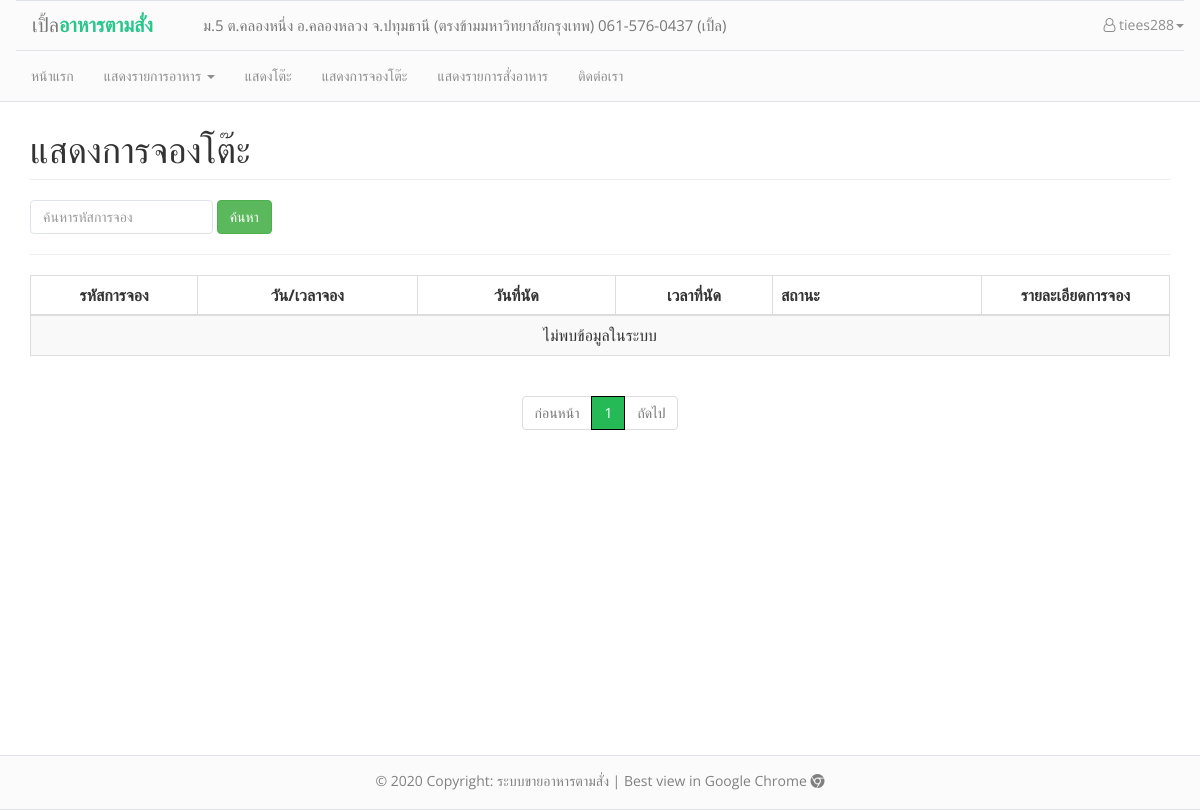
The page /reserve_history.php (signed in) on the database as committed earlier.
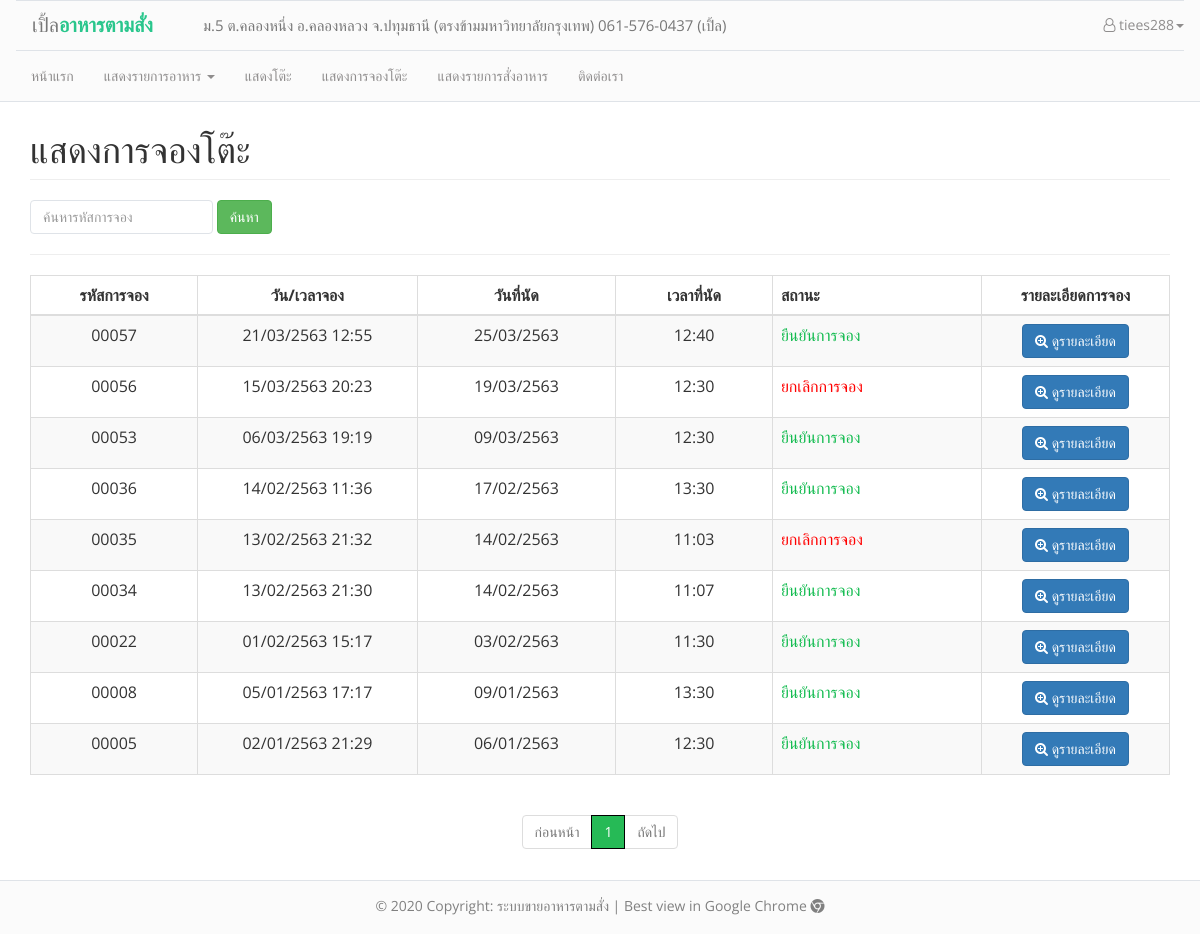
The same page on the database as committed later.
### tables this page shows
CREATE TABLE `reservations` (
  `reserv_id` int(5) unsigned zerofill NOT NULL AUTO_INCREMENT COMMENT 'รหัสการจอง',
  `reserv_date_appointment` date NOT NULL COMMENT 'วันที่นัด',
  `reserv_time_appointment` time NOT NULL COMMENT 'เวลานัด',
  `reserv_date_reservation` datetime NOT NULL,
  `reserv_status` int(1) NOT NULL,
  `reserv_note` varchar(100) NOT NULL,
  `cusid` int(5) NOT NULL,
  PRIMARY KEY (`reserv_id`),
  KEY `cusid` (`cusid`),
  CONSTRAINT `reservations_ibfk_1` FOREIGN KEY (`cusid`) REFERENCES `customers` (`cusid`)
);

### conf/function.php (called while the page is built, shortened)
<?php
function tothaiyear($dates)
{
    $date = date("d-m-Y", strtotime($dates));
    $d1 = substr($date, 0, 2);
    $m1 = substr($date, 3, 2);
    $y = substr($date, 6, 4);
    $y1 = $y + 543;
    if ($date == "") {
        return "";
    } else {
        return $d1 . "/" . $m1 . "/" . $y1;
    }
}
function dt_tothaiyear($dates)
{
    $date = date("d-m-Y H:i", strtotime($dates));
    $d1 = substr($date, 0, 2);
    $m1 = substr($date, 3, 2);
    $y = substr($date, 6, 4);
    $y1 = $y + 543;
    $time = substr($date, 11, 6);
    if ($date == "") {
        return "";
    } else {
        return $d1 . "/" . $m1 . "/" . $y1 . " " . $time;
    }
}

### reserve_history.php (the view, shortened to what this page needs)
<head>
</head>
<body>
    <?php
    include("conf/header.php");
    include("conf/function.php");
    $strKeyword = null;
    ?>
    <div class="container" style="padding-top: 90px;">
        <h1 class="page-header text-left">แสดงการจองโต๊ะ</h1>
        <div class="row">
            <form class="form-inline">
                <div class="col-xs-6">
                    <div class="form-group">
                        <input class="form-control" type="text" name="search_reserve" placeholder="ค้นหารหัสการจอง" aria-label="Search">
                        <button type="submit" class="btn btn-success">ค้นหา</button>
                    </div>
                </div>
            </form>
        </div>
        <hr>
        <div class="table-responsive">
            <table class="table table-striped table-bordered" align="center">
                <thead>
                    <th style="text-align:center; width:160px;">รหัสการจอง</th>
                    <th style="text-align: center; width:210px;">วัน/เวลาจอง</th>
                    <th style="text-align: center; width:190px;">วันที่นัด</th>
                    <th style="text-align: center; width:150px;">เวลาที่นัด</th>
                    <th style="text-align:left; width: 200px;">สถานะ</th>
                    <th style=" text-align:center; width:180px;">รายละเอียดการจอง</th>
                </thead>
                <?php
                include('conf/connection.php');
                $sql = "SELECT * FROM reservations WHERE cusid = '" . $_SESSION['user_id'] . "' AND reserv_id LIKE '%" . $strKeyword . "%'";
                $query = mysqli_query($link, $sql);
                $num_rows = mysqli_num_rows($query);
                $per_page = 10;
                $page  = 1;
                $prev_page = $page - 1;
                $next_page = $page + 1;
                $row_start = ($page - 1) * $per_page;
                if ($num_rows <= $per_page) {
                    $num_pages = 1;
                } else if (($num_rows % $per_page) == 0) {
                    $num_pages = ($num_rows / $per_page);
                } else {
                    $num_pages = ($num_rows / $per_page) + 1;
                    $num_pages = (int) $num_pages;
                }
                $row_end = $per_page;
                if ($row_end > $num_rows) {
                    $row_end = $num_rows;
                }
                $sql .= " ORDER BY reserv_id DESC LIMIT $row_start ,$row_end ";
                $query = mysqli_query($link, $sql);
                if ($num_rows > 0) {
                    while ($result = mysqli_fetch_array($query, MYSQLI_ASSOC)) {
                        switch ($result['reserv_status']) {
                            case 1:
                                $reserv_status = "<span style='color:#12BB4F';>ยืนยันการจอง</span>";
                                break;
                            case 2:
                                $reserv_status = "<span style='color:red;'>ยกเลิกการจอง</span>";
                                break;
                        } ?>
                            <tr>
                                <td align="center"><?= $result["reserv_id"]; ?></td>
                                <td align="center"> <?= dt_tothaiyear($result['reserv_date_reservation']) ?></td>
                                <td align="center"> <?= tothaiyear($result["reserv_date_appointment"]); ?></td>
                                <td align="center"> <?= substr($result["reserv_time_appointment"], 0, 5) ?></td>
                                <td><?= $reserv_status ?></td>
                                <td align="center"><a href="reserve_detailed.php?rid=<?= $result['reserv_id'] ?>" class="btn btn-primary"><i class="fa fa-search-plus"></i> ดูรายละเอียด</a></td>
                            </tr>
                    <?php }
                    } else {
                        echo '
            <tr>
                <td colspan="6" align="center">ไม่พบข้อมูลในระบบ</td>
            </tr>
        ';
                    }
                    ?>
            </table>
        </div>
        <nav aria-label="Page navigation example" class="navbar-center">
            <div class="text-center">
                <ul class="pagination">
                    <?php
                    if ($prev_page) {
                        echo '<li class="page-item n">' . " <a href='$_SERVER[SCRIPT_NAME]?Page=$prev_page&search_food=$strKeyword'>ก่อนหน้า</a></li>";
                    } else {
                        echo '<li class="page-item disabled"><a href="#" >ก่อนหน้า</a></li>';
                    }
                    for ($i = 1; $i <= $num_pages; $i++) {
                        if ($i != $page) {
                            echo "<li class='page-item n'><a href='$_SERVER[SCRIPT_NAME]?Page=$i&search_food=$strKeyword'>$i</a>" . '</li>';
                        } else {
                            echo '<li class="page-item active"><a href="#">' . $i . '</a></li>';
                        }
                    }
                    if ($page != $num_pages) {
                        echo '<li class="page-item n">' . " <a href='$_SERVER[SCRIPT_NAME]?Page=$next_page&search_food=$strKeyword'>ถัดไป</a></li>";
                    } else {
                        echo '<li class="page-item disabled">' . "<a href ='#'>ถัดไป</a></li> ";
                    }
                    ?>
            </div>
        </nav>
    </div>
</body>
<?php
include("conf/footer.php");
?>

### conf/header.php (shortened to what this page needs)
<!DOCTYPE html>
<html lang="en">
<head>
	<?php
	require_once("lib.php");
	?>
</head>
<body>
	<nav class="navbar navbar-default navbar-expand-lg navbar-light navbar-fixed-top">
		<div class="navbar-header d-flex col">
			<a class="navbar-brand" style="padding-left:16px" href="index.php">เปิ้ล<b>อาหารตามสั่ง</b></a>
			<a class="navbar-brand col-md-8" id="brand_details" style="font-size:15px; position:fixed;">
				ม.5 ต.คลองหนึ่ง อ.คลองหลวง จ.ปทุมธานี (ตรงข้ามมหาวิทยาลัยกรุงเทพ) 061-576-0437 (เปิ้ล)
			</a>
		</div>
		<div id="navbarCollapse" class="collapse navbar-collapse justify-content-start">
			<?php
			if (!isset($_SESSION["user"])) {
				echo '<ul class="nav navbar-nav navbar-right ml-auto">
				<li class="nav-item"><a href="login.php" class="nav-link"><i class="fa fa-user-o"></i> เข้าสู่ระบบ</a></li>
				<li class="nav-item"><a href="register.php" class="nav-link"><i class="fa fa-key"></i> สมัครสมาชิก</a></li>';
			} else {
				if (isset($_SESSION['food']['list']['foodid'])) {
					$count_order = count($_SESSION['food']['list']['foodid']);
					for ($i = 0; $i <= $count_order; $i++) {
						$sum_qty = array_sum($_SESSION['food']['list']['amount']);
					}
				} else {
					$sum_qty = 0;
				}
				if (isset($_SESSION['food']['reserve']['tables_no'])) {
					$count_reserve = count($_SESSION['food']['reserve']['tables_no']);
				} else {
					$count_reserve = 0;
				}
				echo '
				<ul class="nav navbar-nav navbar-right ml-auto">
				<li class="nav-item dropdown">
							<li class="nav-item dropdown">
					<a href="#" data-toggle="dropdown" class="nav-link dropdown-toggle user-action"><i class="fa fa-user-o"></i> ' . $_SESSION['user'] . '<b class="caret"></b></a>
					<ul class="dropdown-menu">
						<li><a href="profile.php" class="dropdown-item"><i class="fa fa-user-o"></i> แก้ไขข้อมูลผู้ใช้</a></li>
						<li class="divider dropdown-divider"></li>
						<li><a href="cart_reserve.php" class="dropdown-item"><i class="fa fa-shopping-basket"></i> ตะกร้าจอง <b><span class="badge-foodcart">(' . $count_reserve . ')</span></b></a></li>
						<li><a href="cart_order.php" class="dropdown-item"><i class="fa fa-shopping-basket"></i> ตะกร้าสั่งอาหาร <b><span class="badge-foodcart">(' . $sum_qty . ')</span></b></a></li>
						<li class="divider dropdown-divider"></li>
						<li><a href="UserManualCustomers.pdf" target="_blank" class="dropdown-item"><i class="fa fa-book"></i> คู่มือการใช้งาน</a></li>
						<li class="divider dropdown-divider"></li>
						<li><a href="logout.php" class="dropdown-item"><i class="fa fa-power-off"></i> ออกจากระบบ</a></li>
					</ul>
				</li>';
			}
			?>
			</ul>
			<div style="border-top:1px solid #dfe3e8;">
				<ul class="nav navbar-nav ml-auto col-md-12" style="border-top:1px solid #dfe3e8;">
					<li class="nav-item"><a href="index.php" class="nav-link">หน้าแรก</a></li>
					<li class="nav-item dropdown">
						<a class="nav-item" href="show_food_typeall.php">แสดงรายการอาหาร <b class="caret"></b></a>
					</li>
					<?php
					if (isset($_SESSION['user'])) {
						echo '<li class="nav-item"><a href="show_tables.php" class="nav-link">แสดงโต๊ะ</a></li>
							<li class="nav-item"><a href="reserve_history.php" class="nav-link">แสดงการจองโต๊ะ</a></li>
							<li class="nav-item"><a href="order_history.php" class="nav-link">แสดงรายการสั่งอาหาร</a></li>
					';
					}
					?>
					<li class="nav-item"><a href="contact.php" class="nav-link">ติดต่อเรา</a></li>
				</ul>
			</div>
	</nav>
</body>
</html>

### conf/lib.php (shortened to what this page needs)
<link rel="stylesheet" href="https://stackpath.bootstrapcdn.com/font-awesome/4.7.0/css/font-awesome.min.css">
<link rel="stylesheet" href="lib/css/bootstrap.min.css">
<link href="lib/date/css/datepicker.css" rel="stylesheet" />

### conf/footer.php (shortened to what this page needs)
<footer class="footer" style="position: relative; border-top:1px solid #dfe3e8; border-bottom:1px solid #dfe3e8; height:55px; padding: 0.5rem; width: 100%; bottom: 0; background: #FBFBFB">
  <div class="text-center darken-grey-text mb-4" style=" margin-top:10px; color:gray;">
    © <?= date("Y"); ?> Copyright: ระบบขายอาหารตามสั่ง | Best view in Google Chrome <i class="fa fa-chrome" aria-hidden="true"></i>
  </div>
</footer>

### conf/header.php (style rules this page uses)
body { font-family: 'Open Sans', sans-serif; height: 98%; }
div.container { min-height: 95% !important; position: relative !important; }
.form-control { box-shadow: none; border-radius: 4px; border-color: #dfe3e8; }
.navbar-header.col { padding: 0 !important; }
.navbar { background: #FBFBFB; padding-left: 16px; padding-right: 16px; border-bottom: 1px solid #dfe3e8; border-radius: 0; }
.navbar .navbar-brand { font-size: 20px; padding-left: 0; padding-right: 50px; }
.navbar .navbar-brand b { font-weight: bold; color: #29c68c; }
.navbar ul.nav li a { color: #8F8D8D; }
.navbar .navbar-right .dropdown-toggle::after { display: none; }
.pagination>.active>a, .pagination>.active>span, .pagination>.active>a:hover, .pagination>.active>span:hover, .pagination>.active>a:focus, .pagination>.active>span:focus { background-color: #26BA56; border-color: black; cursor: pointer; z-index: 2; }

Rows that differ between the two databases and show on the page:
added reservations: reserv_id "00057", reserv_date_reservation "21/03/2563 12:55", reserv_date_appointment "25/03/2563", reserv_time_appointment "12:40", reserv_status "ยืนยันการจอง"
added reservations: reserv_id "00056", reserv_date_reservation "15/03/2563 20:23", reserv_date_appointment "19/03/2563", reserv_time_appointment "12:30", reserv_status "ยกเลิกการจอง"
added reservations: reserv_id "00053", reserv_date_reservation "06/03/2563 19:19", reserv_date_appointment "09/03/2563", reserv_time_appointment "12:30", reserv_status "ยืนยันการจอง"
added reservations: reserv_id "00036", reserv_date_reservation "14/02/2563 11:36", reserv_date_appointment "17/02/2563", reserv_time_appointment "13:30", reserv_status "ยืนยันการจอง"
added reservations: reserv_id "00035", reserv_date_reservation "13/02/2563 21:32", reserv_date_appointment "14/02/2563", reserv_time_appointment "11:03", reserv_status "ยกเลิกการจอง"
added reservations: reserv_id "00034", reserv_date_reservation "13/02/2563 21:30", reserv_date_appointment "14/02/2563", reserv_time_appointment "11:07", reserv_status "ยืนยันการจอง"
added reservations: reserv_id "00022", reserv_date_reservation "01/02/2563 15:17", reserv_date_appointment "03/02/2563", reserv_time_appointment "11:30", reserv_status "ยืนยันการจอง"
added reservations: reserv_id "00008", reserv_date_reservation "05/01/2563 17:17", reserv_date_appointment "09/01/2563", reserv_time_appointment "13:30", reserv_status "ยืนยันการจอง"
added reservations: reserv_id "00005", reserv_date_reservation "02/01/2563 21:29", reserv_date_appointment "06/01/2563", reserv_time_appointment "12:30", reserv_status "ยืนยันการจอง"
Other text that changed with them:
text no longer shown: "ไม่พบข้อมูลในระบบ"
